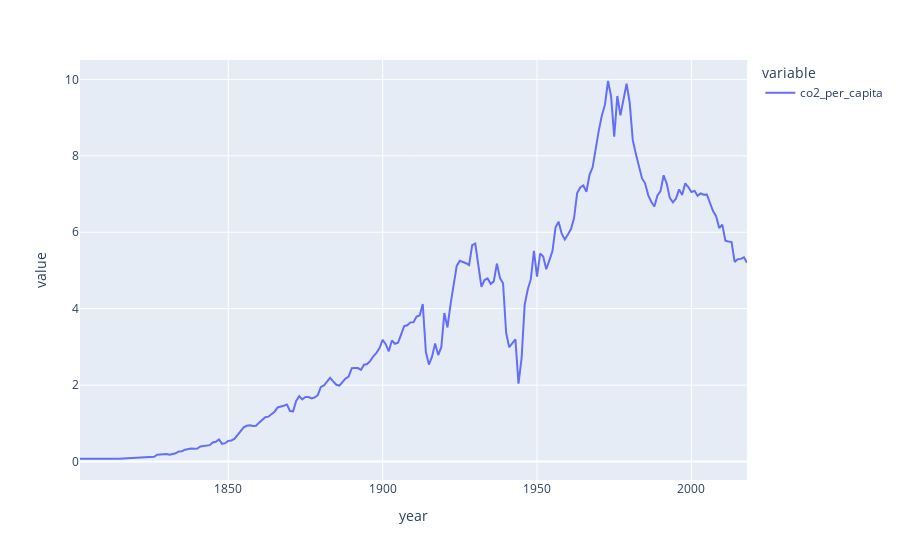

The code cell stored with this chart in its notebook:
### Code cell
fig = px.line(data,x="year",y=['co2_per_capita'])
fig.show()

### Figure 1 — Plotly figure (JSON) as saved in the notebook; plotly's stock layout.template omitted (floating-point values rounded to 4 significant figures; data arrays with more than 128 entries replaced by an {"elided": "..."} marker saying what was removed)
{"data": [{"hovertemplate": "variable=co2_per_capita<br>year=%{x}<br>value=%{y}<extra></extra>", "legendgroup": "co2_per_capita", "line": {"color": "#636efa", "dash": "solid"}, "mode": "lines", "name": "co2_per_capita", "orientation": "v", "showlegend": true, "type": "scatter", "x": {"elided": "211 int values"}, "xaxis": "x", "y": {"elided": "211 float values"}, "yaxis": "y"}], "layout": {"legend": {"title": {"text": "variable"}, "tracegroupgap": 0}, "margin": {"t": 60}, "xaxis": {"anchor": "y", "domain": [0, 1], "title": {"text": "year"}}, "yaxis": {"anchor": "x", "domain": [0, 1], "title": {"text": "value"}}}}
